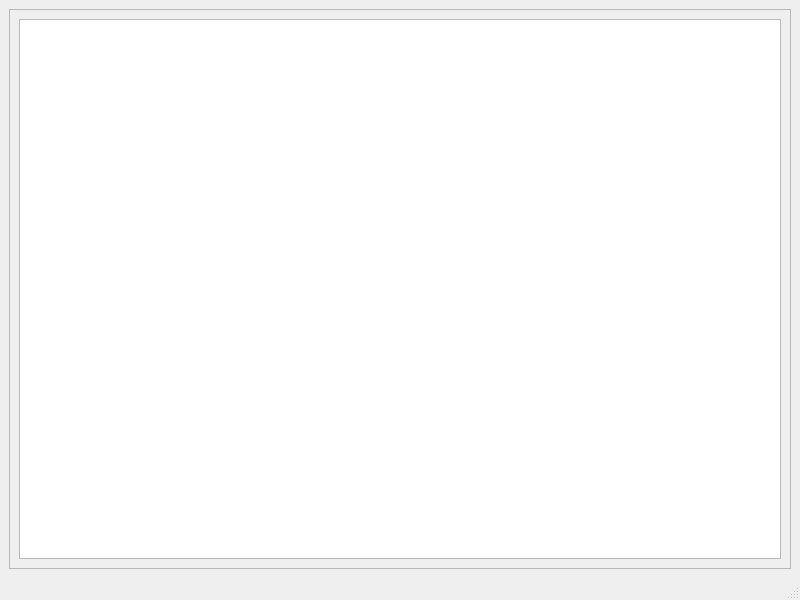
<?xml version="1.0" encoding="UTF-8"?>
<ui version="4.0">
 <class>MainWindow</class>
 <widget class="QMainWindow" name="MainWindow">
  <property name="geometry">
   <rect>
    <x>0</x>
    <y>0</y>
    <width>800</width>
    <height>600</height>
   </rect>
  </property>
  <property name="windowTitle">
   <string>MainWindow</string>
  </property>
  <widget class="QWidget" name="centralwidget">
   <layout class="QHBoxLayout" name="horizontalLayout">
    <item>
     <widget class="QFrame" name="frame">
      <property name="frameShape">
       <enum>QFrame::StyledPanel</enum>
      </property>
      <property name="frameShadow">
       <enum>QFrame::Raised</enum>
      </property>
      <layout class="QHBoxLayout" name="horizontalLayout_2">
       <item>
        <widget class="QTextBrowser" name="textEdit"/>
       </item>
      </layout>
     </widget>
    </item>
   </layout>
  </widget>
  <widget class="QMenuBar" name="menubar">
   <property name="geometry">
    <rect>
     <x>0</x>
     <y>0</y>
     <width>800</width>
     <height>25</height>
    </rect>
   </property>
  </widget>
  <widget class="QStatusBar" name="statusbar"/>
 </widget>
 <resources/>
 <connections/>
</ui>
